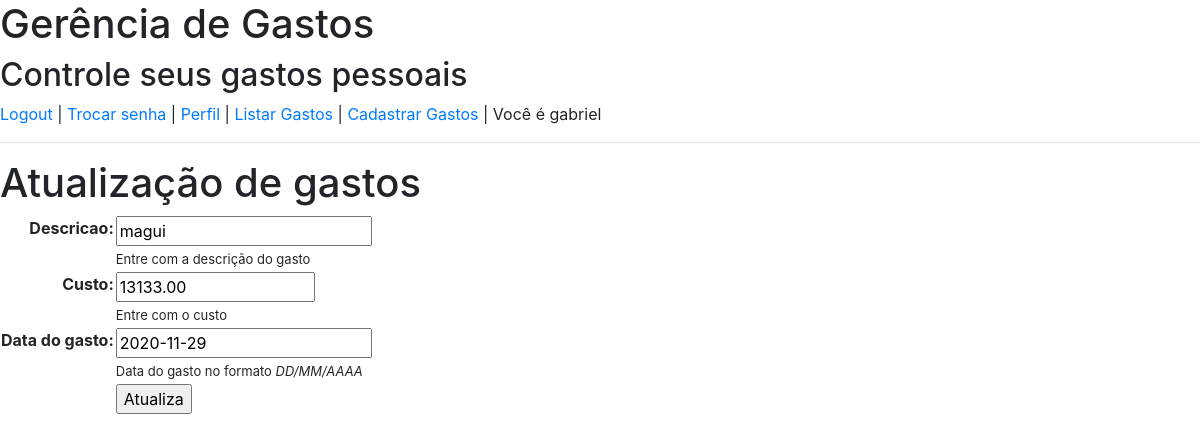
/gastos/atualiza/10/ (signed in), run on the app's committed database.
### gastos/models.py (models this page shows, shortened)
class Gasto(models.Model):
    descricao = models.CharField(max_length=100, help_text="Entre com a descrição do gasto")
    custo = models.DecimalField(help_text="Entre com o custo", decimal_places=2, max_digits=10)
    data = models.DateField(help_text="Data do gasto no formato <em>DD/MM/AAAA<em>")
    usuario = models.ForeignKey(settings.AUTH_USER_MODEL, on_delete=models.CASCADE, blank=True, null=True)

### gastos/views.py (the view, shortened to what this page needs)
# urls.py: path('atualiza/<int:pk>/', views.GastoUpdateView.as_view(), name='atualiza-gasto'),
class GastoUpdateView(LoginRequiredMixin, View):
    def get(self, request, pk, *args, **kwargs):
        gasto = Gasto.objects.get(pk=pk)
        formulario = GastoModel2Form(instance=gasto)
        context = {'gasto': formulario, }
        return render(request, 'gastos/atualizaGasto.html', context)

### gastos/forms.py
class GastoModel2Form(forms.ModelForm):
    data = forms.DateField(input_formats=['%d/%m/%Y'], label='Data do gasto', help_text="Data do gasto no formato <em>DD/MM/AAAA<em>")
    custo = forms.DecimalField(help_text="Entre com o custo", min_value=0.0, max_value=9999999999, decimal_places=2, max_digits=10)
    class Meta:
        model = Gasto
        fields = [
            'descricao',
            'custo',
            'data',
        ]

### gastos/templates/gastos/atualizaGasto.html (shortened to what this page needs)
{% extends 'trabalho/base.html' %}
{% block content %}
<h1>Atualização de gastos</h1>
<form method="POST" class="formulario">
  <table>
    {{ gasto.as_table }}
    <tr>
      <td></td>
      <td><input type="submit" value="Atualiza" /></td>
    </tr>
  </table>
</form>
{% endblock %}

### trabalho/templates/trabalho/base.html (shortened to what this page needs)
{% load static %}
<!DOCTYPE html>
<html>
<head>
    <link rel="stylesheet" href="https://stackpath.bootstrapcdn.com/bootstrap/4.4.1/css/bootstrap.min.css">
    <link rel="stylesheet" href="{% static 'geral/css/estilo.css' %}">
</head>
<body>
		{% if not user.is_authenticated %}
    <h1>Site Seguro</h1>
    <h2>Registro e autenticação do usuário</h2>
		{% else %}
		<h1>Gerência de Gastos</h1>
    <h2>Controle seus gastos pessoais</h2>
		{% endif %}
    <div>
        {% if not user.is_authenticated %}
        <a href="{% url 'sec-home' %}">Página inicial de segurança</a>
        | <a href="{% url 'sec-registro' %}">Registrar</a>
        | <a href="{% url 'sec-login' %}?next={% url 'sec-paginaSecreta' %}">Login</a>
        {% else %}
        <a href="{% url 'sec-logout' %}">Logout</a>
        | <a href="{% url 'sec-password_change' %}">Trocar senha</a>
        | <a href="{% url 'sec-completaDadosUsuario' pk=user.id %}">Perfil</a>
        | <a href="{% url 'gastos:lista-gastos' %}">Listar Gastos</a>
				| <a href="{% url 'gastos:cria-gasto' %}">Cadastrar Gastos</a>
        {% endif %}
        | Você é {% firstof user.username "um visitante" %}
    </div>
    <hr>{% block content %}{% endblock %}
</body>
</html>

### trabalho/static/geral/css/estilo.css (style rules this page uses)
.helptext { font-size: 13px; }
.formulario th { text-align: right; vertical-align: text-top; }

### data on the page
Gasto: descricao "magui", custo "13133.00", data "2020-11-29"
